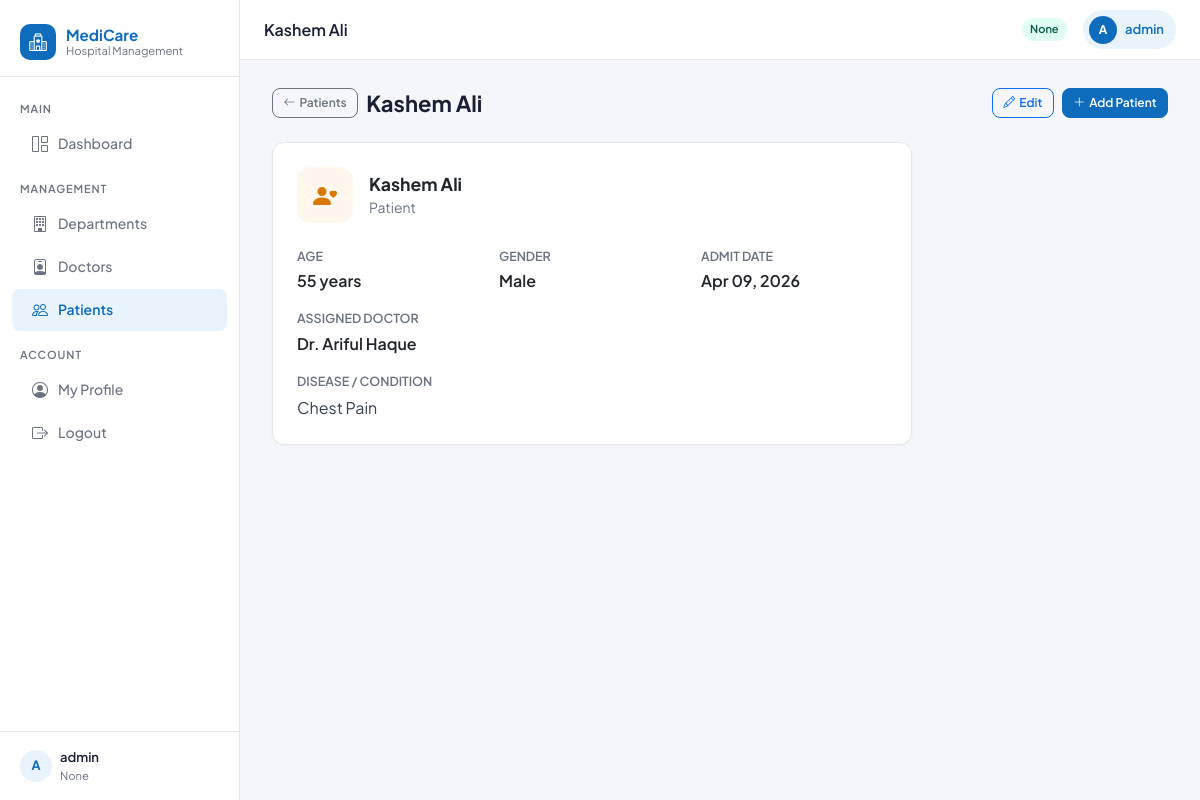
The app's page /patient-view/1/ (signed in), older data.
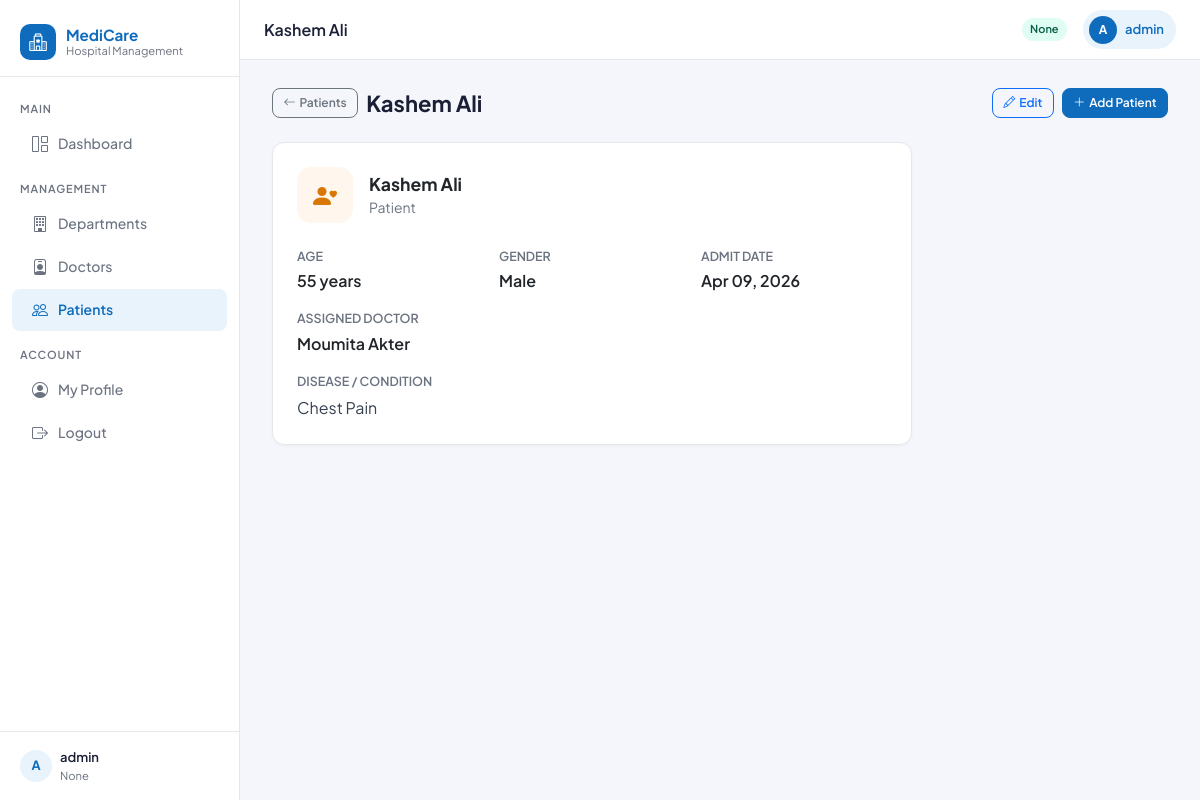
The same page, newer data.
### myapp/models.py (models this page shows, shortened)
class PatientModel(models.Model):
    name = models.CharField(max_length=120, null=True)
    age = models.IntegerField(null=True)
    gender =models.CharField(max_length=120, null=True)
    disease = models.TextField(null=True)
    doctor = models.ForeignKey(DoctorModel, on_delete=models.CASCADE)
    admit_date = models.DateField(auto_now_add=True, null=True)

class DoctorModel(models.Model):
    name = models.CharField(max_length=120, null=True)
    email = models.EmailField(max_length=120, null=True)
    phone = models.CharField(max_length=100, null=True)
    specialization = models.CharField(max_length=100, null=True)
    department = models.ForeignKey(DepartmentModel, on_delete=models.CASCADE)
    joining_date = models.DateField(auto_now_add=True, null=True)
    def __str__(self):
        return self.name

### myapp/views.py (the view)
# urls.py: path("patient-view/<str:d_id>/", view_patient, name="view_patient"),
@login_required
def view_patient(request, d_id):
    form_data = PatientModel.objects.get(id=d_id)
    context = {"form_data": form_data, "title": "view"}
    return render(request, "patient/view_patient.html", context)

### myapp/templates/patient/view_patient.html
{% extends 'master/base.html' %}
{% block nav_pat %}active{% endblock %}
{% block page_title %}{{ form_data.name }}{% endblock %}
{% block blockname %}
<div class="page-header">
  <div class="d-flex align-items-center gap-2 flex-wrap">
    <a href="{% url 'patient_list' %}" class="btn btn-outline-secondary btn-sm">
      <i class="bi bi-arrow-left me-1"></i>Patients
    </a>
    <h1 class="mb-0">{{ form_data.name }}</h1>
  </div>
  {% if request.user.user_type != 'Patient' %}
    <div class="d-flex gap-2">
      <a href="{% url 'edit_patient' form_data.id %}" class="btn btn-outline-primary btn-sm">
        <i class="bi bi-pencil me-1"></i>Edit
      </a>
      <a href="{% url 'add_patient' %}" class="btn btn-primary btn-sm">
        <i class="bi bi-plus-lg me-1"></i>Add Patient
      </a>
    </div>
  {% endif %}
</div>
<div class="card" style="max-width:640px;">
  <div class="card-body p-4">
    <div class="d-flex align-items-center gap-3 mb-4">
      <div style="width:56px;height:56px;background:#fff7ed;border-radius:14px;display:flex;align-items:center;justify-content:center;color:#d97706;font-size:1.5rem;flex-shrink:0;">
        <i class="bi bi-person-heart"></i>
      </div>
      <div>
        <div class="fw-bold" style="font-size:1.1rem;">{{ form_data.name }}</div>
        <div class="text-muted" style="font-size:.875rem;">Patient</div>
      </div>
    </div>
    <div class="row g-3">
      <div class="col-sm-4">
        <div class="text-muted" style="font-size:.78rem;font-weight:600;text-transform:uppercase;">Age</div>
        <div class="fw-semibold mt-1">{{ form_data.age }} years</div>
      </div>
      <div class="col-sm-4">
        <div class="text-muted" style="font-size:.78rem;font-weight:600;text-transform:uppercase;">Gender</div>
        <div class="fw-semibold mt-1">{{ form_data.gender }}</div>
      </div>
      <div class="col-sm-4">
        <div class="text-muted" style="font-size:.78rem;font-weight:600;text-transform:uppercase;">Admit Date</div>
        <div class="fw-semibold mt-1">{{ form_data.admit_date|date:"M d, Y" }}</div>
      </div>
      <div class="col-sm-6">
        <div class="text-muted" style="font-size:.78rem;font-weight:600;text-transform:uppercase;">Assigned Doctor</div>
        <div class="fw-semibold mt-1">{{ form_data.doctor }}</div>
      </div>
      <div class="col-12">
        <div class="text-muted" style="font-size:.78rem;font-weight:600;text-transform:uppercase;">Disease / Condition</div>
        <div class="mt-1" style="color:#374151;line-height:1.6;">{{ form_data.disease }}</div>
      </div>
    </div>
  </div>
</div>
{% endblock %}

### myapp/templates/master/base.html (shortened to what this page needs)
<!doctype html>
<html lang="en">
  <head>
    <link href="https://cdn.jsdelivr.net/npm/bootstrap@5.3.0/dist/css/bootstrap.min.css" rel="stylesheet">
    <link href="https://cdn.jsdelivr.net/npm/bootstrap-icons@1.11.0/font/bootstrap-icons.css" rel="stylesheet">
  </head>
  <body>
    <aside class="sidebar" id="sidebar">
      <a class="sidebar-brand" href="{% url 'home' %}">
        <div class="brand-icon"><i class="bi bi-hospital"></i></div>
        <div class="brand-text">
          MediCare
          <small>Hospital Management</small>
        </div>
      </a>
      <nav class="sidebar-nav">
        <div class="nav-section-label">Main</div>
        <a class="sidebar-link {% block nav_dashboard %}{% endblock %}" href="{% url 'dashboard' %}">
          <i class="bi bi-grid-1x2"></i> Dashboard
        </a>
        <div class="nav-section-label mt-2">Management</div>
        <a class="sidebar-link {% block nav_dept %}{% endblock %}" href="{% url 'department_list' %}">
          <i class="bi bi-building"></i> Departments
        </a>
        <a class="sidebar-link {% block nav_doc %}{% endblock %}" href="{% url 'doctor_list' %}">
          <i class="bi bi-person-badge"></i> Doctors
        </a>
        <a class="sidebar-link {% block nav_pat %}{% endblock %}" href="{% url 'patient_list' %}">
          <i class="bi bi-people"></i> Patients
        </a>
        <div class="nav-section-label mt-2">Account</div>
        <a class="sidebar-link {% block nav_profile %}{% endblock %}" href="{% url 'profile' %}">
          <i class="bi bi-person-circle"></i> My Profile
        </a>
        <a class="sidebar-link" href="{% url 'logout_page' %}">
          <i class="bi bi-box-arrow-right"></i> Logout
        </a>
      </nav>
      {% if request.user.is_authenticated %}
      <div class="sidebar-footer">
        <div class="d-flex align-items-center gap-2">
          <div style="width:32px;height:32px;background:var(--primary-light);border-radius:50%;display:flex;align-items:center;justify-content:center;color:var(--primary);font-weight:700;font-size:.8rem;">
            {{ request.user.username|first|upper }}
          </div>
          <div>
            <div style="font-size:.8125rem;font-weight:600;color:var(--text-main);">{{ request.user.full_name|default:request.user.username }}</div>
            <div style="font-size:.7rem;color:var(--text-muted);">{{ request.user.user_type }}</div>
          </div>
        </div>
      </div>
      {% endif %}
    </aside>
    <header class="topbar">
      <span class="topbar-title">{% block page_title %}{{ heading|default:"Dashboard" }}{% endblock %}</span>
      {% if request.user.is_authenticated %}
        <span class="role-badge">{{ request.user.user_type }}</span>
        <a href="{% url 'profile' %}" class="user-badge text-decoration-none">
          <div class="avatar">{{ request.user.username|first|upper }}</div>
          {{ request.user.username }}
        </a>
      {% endif %}
    </header>
    <main class="main-content">
      <div class="page-body">
        {% block blockname %}{% endblock %}
      </div>
    </main>
  </body>
</html>

Row changes from the older to the newer data that the page shows:
changed PatientModel "Kashem Ali": doctor "Dr. Ariful Haque" → "Moumita Akter"
